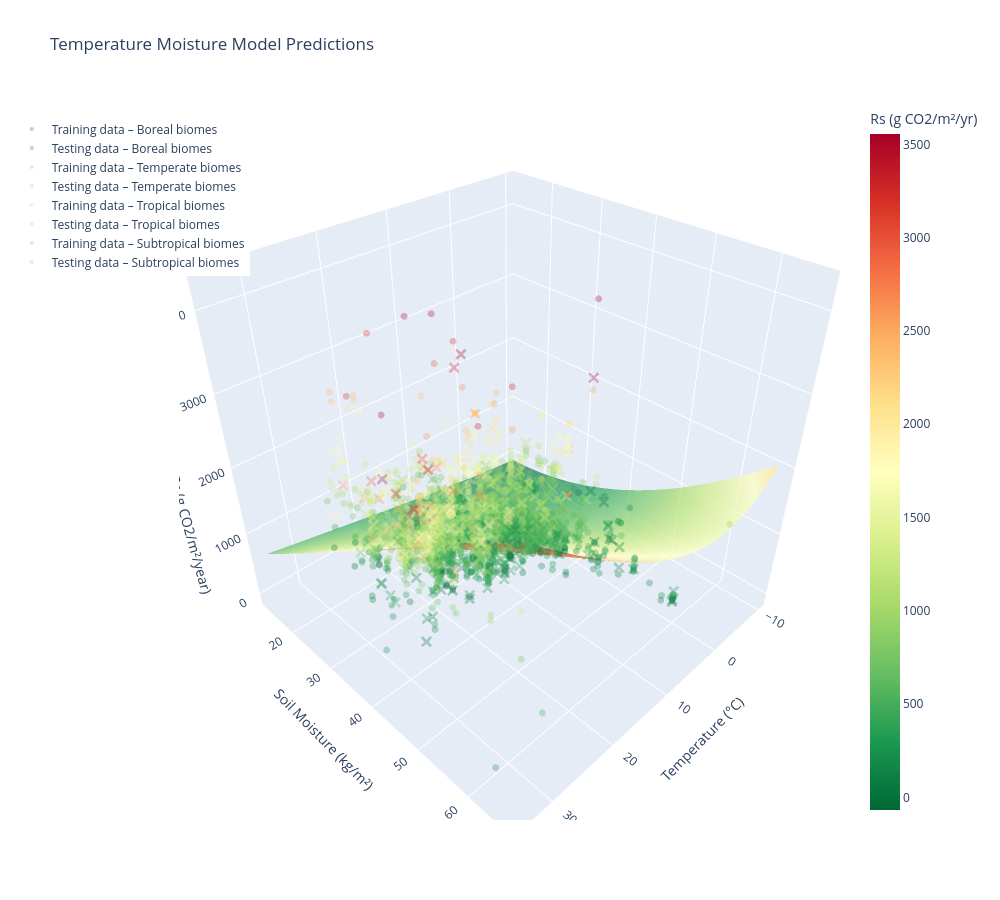

Notebook code for this chart:
### Code cell
## For only fitting the model to a subset of the biomes, e.g. only tropical biomes, the data can still be subsetted at this point
# biomes = ["Boreal", "Temperate", "Tropical", "Subtropical"]  #list biomes of interest for study
# forests = forests[forests["Biome"].isin(biomes)]

run_simulation(kfold_splits = 5, model_M = True, RF = False)
